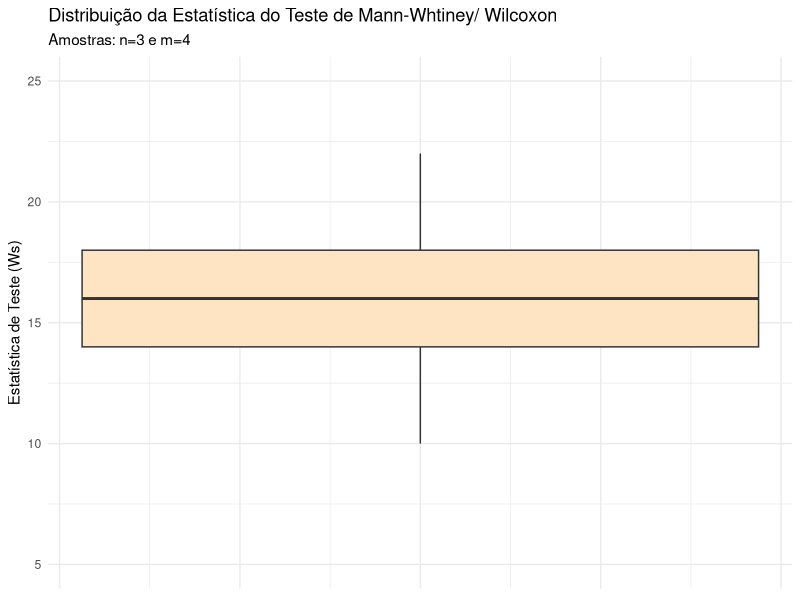
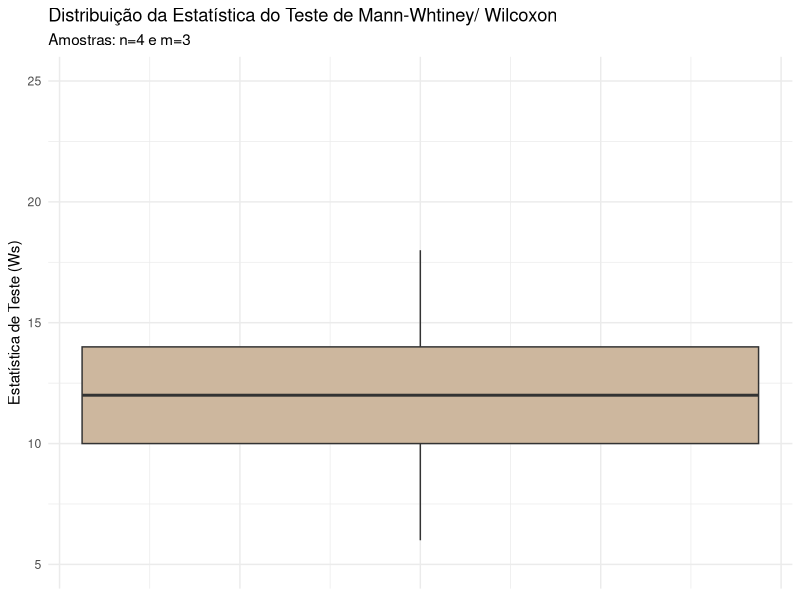
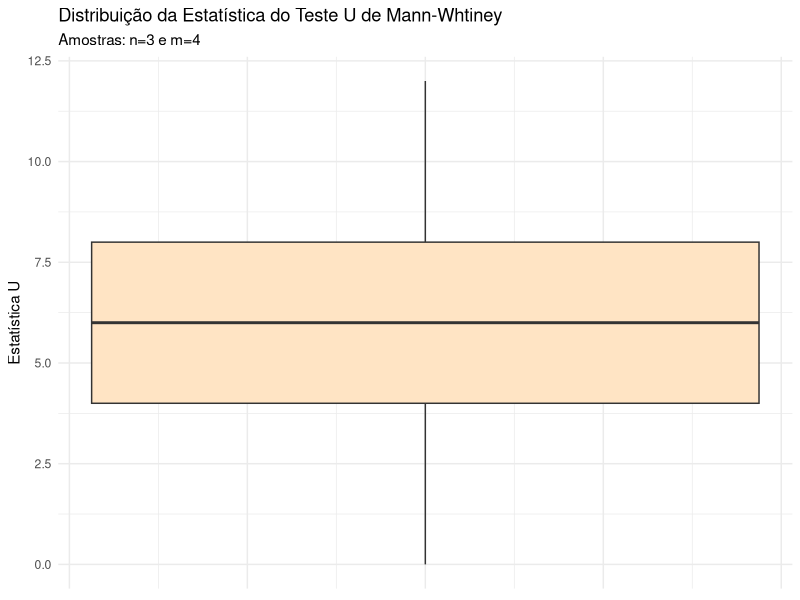
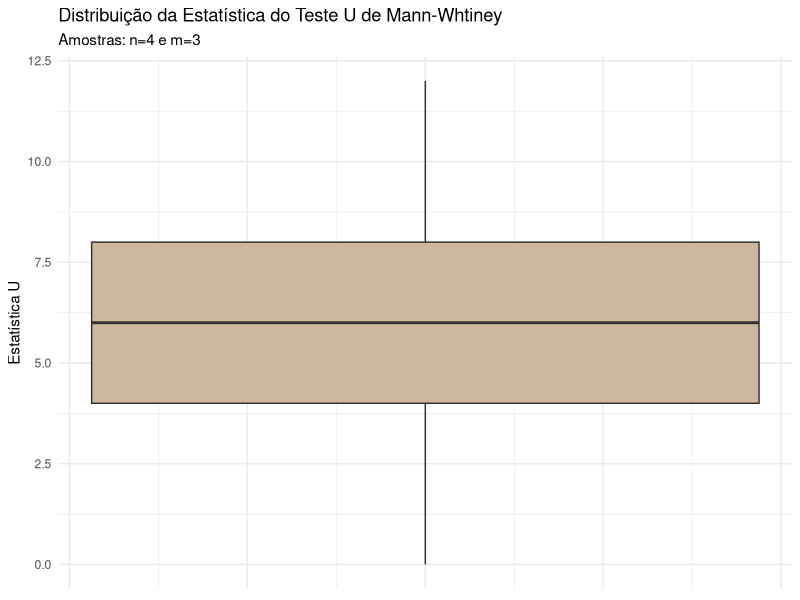

These figures' R source, in order:
## ---- chunk 1
knitr::opts_chunk$set(echo = TRUE)
## ---- chunk 2
#Carregando bibliotecas
library(ggplot2)
library(dplyr)
## ---- chunk 3
#Criando função que calcula a estatística de W
MW <- function(x, y){
  all <- append(x, y)
  all <- sort(all)
  indices <- as.numeric(list())
  for (n in all){
    if (n %in% y){
      indices <- append(indices, which(all==n))
    }
  }
  return(sum(indices))
}
## ---- chunk 4
#Gerando mil amostras de tamanho 3 e mil amostras de tamanho 4
n3 <- runif(3000)
m4 <- runif(4000)
## ---- chunk 5
#Calculando W para os mil pares de amostras (n=3 e m=4)
W1 <- list()
N1=1
M1=1
while(N1<3000 & M1<4000){
  W1<- append(W1, MW(n3[N1:(N1+2)], m4[M1:(M1+3)]))
  N1 <- N1+3
  M1 <- M1+4
}
W1 <- as.numeric(W1)
## ---- chunk 6
#Calculando U para os mil pares de amostras (n=3 e m=4)
U1 <- W1-10
## ---- chunk 7
#Gerando mil amostras de tamanho 4 e mil amostras de tamanho 3
n4 <- runif(4000)
m3 <- runif(3000)
## ---- chunk 8
W2 <- list()
N2=1
M2=1
while(N2<4000 & M2<3000){
  W2<- append(W2, MW(n4[N2:(N2+3)], m3[M2:(M2+2)]))
  N2 <- N2+4
  M2 <- M2+3
}
W2 <- as.numeric(W2)
## ---- chunk 9
#Calculando U para os mil pares de amostras (n=4 e m=3)
U2 <- W2-6
## ---- chunk 10
#Criando dataframe
est <- data.frame(W1, U1, W2, U2)
## ---- chunk 11
#Boxplot para W1
ggplot(est)+
  geom_boxplot(aes(W1), fill="bisque")+
  coord_flip()+
  xlim(5, 25)+
  theme_minimal()+
  theme(axis.ticks.x=element_blank(), axis.text.x=element_blank())+
  xlab("Estatística de Teste (Ws)")+
  ggtitle("Distribuição da Estatística do Teste de Mann-Whtiney/ Wilcoxon",
          subtitle="Amostras: n=3 e m=4")
## ---- chunk 12
#Boxplot para W2
ggplot(est)+
  geom_boxplot(aes(W2), fill="bisque3")+
  coord_flip()+
  xlim(5, 25)+
  theme_minimal()+
  theme(axis.ticks.x=element_blank(), axis.text.x=element_blank())+
  xlab("Estatística de Teste (Ws)")+
  ggtitle("Distribuição da Estatística do Teste de Mann-Whtiney/ Wilcoxon",
          subtitle="Amostras: n=4 e m=3")
## ---- chunk 13
#Distribuição de probabilidades de W
est%>%
  summarize(quantil_0_1=quantile(W1, 0.001), quantil_0_5=quantile(W1, 0.005),
            quantil_1=quantile(W1, 0.01), quantil_2_5=quantile(W1, 0.025),
            quantil_5=quantile(W1, 0.05), quantil_10=quantile(W1, 0.1),
            quantil_99_9=quantile(W1, 0.999), quantil_99_5=quantile(W1, 0.995),
            quantil_99=quantile(W1, 0.99), quantil_97_5=quantile(W1, 0.975),
            quantil_95=quantile(W1, 0.95), quantil_90=quantile(W1, 0.9))
est%>%
  summarize(quantil_0_1=quantile(W2, 0.001), quantil_0_5=quantile(W2, 0.005),
            quantil_1=quantile(W2, 0.01), quantil_2_5=quantile(W2, 0.025),
            quantil_5=quantile(W2, 0.05), quantil_10=quantile(W2, 0.1),
            quantil_99_9=quantile(W2, 0.999), quantil_99_5=quantile(W2, 0.995),
            quantil_99=quantile(W2, 0.99), quantil_97_5=quantile(W2, 0.975),
            quantil_95=quantile(W2, 0.95), quantil_90=quantile(W2, 0.9))
## ---- chunk 14
#Boxplot para U1
ggplot(est)+
  geom_boxplot(aes(U1), fill="bisque")+
  coord_flip()+
  theme_minimal()+
  theme(axis.ticks.x=element_blank(), axis.text.x=element_blank())+
  xlab("Estatística U")+
  ggtitle("Distribuição da Estatística do Teste U de Mann-Whtiney",
          subtitle="Amostras: n=3 e m=4")
## ---- chunk 15
#Boxplot para U2
ggplot(est)+
  geom_boxplot(aes(U2), fill="bisque3")+
  coord_flip()+
  theme_minimal()+
  theme(axis.ticks.x=element_blank(), axis.text.x=element_blank())+
  xlab("Estatística U")+
  ggtitle("Distribuição da Estatística do Teste U de Mann-Whtiney",
          subtitle="Amostras: n=4 e m=3")
## ---- chunk 16
#Distribuição de probabilidades de U
est%>%
  summarize(quantil_0_1=quantile(U1, 0.001), quantil_0_5=quantile(U1, 0.005),
            quantil_1=quantile(U1, 0.01), quantil_2_5=quantile(U1, 0.025),
            quantil_5=quantile(U1, 0.05), quantil_10=quantile(U1, 0.1),
            quantil_99_9=quantile(U1, 0.999), quantil_99_5=quantile(U1, 0.995),
            quantil_99=quantile(U1, 0.99), quantil_97_5=quantile(U1, 0.975),
            quantil_95=quantile(U1, 0.95), quantil_90=quantile(U1, 0.9))
est%>%
  summarize(quantil_0_1=quantile(U2, 0.001), quantil_0_5=quantile(U2, 0.005),
            quantil_1=quantile(U2, 0.01), quantil_2_5=quantile(U2, 0.025),
            quantil_5=quantile(U2, 0.05), quantil_10=quantile(U2, 0.1),
            quantil_99_9=quantile(U2, 0.999), quantil_99_5=quantile(U2, 0.995),
            quantil_99=quantile(U2, 0.99), quantil_97_5=quantile(U2, 0.975),
            quantil_95=quantile(U2, 0.95), quantil_90=quantile(U2, 0.9))
